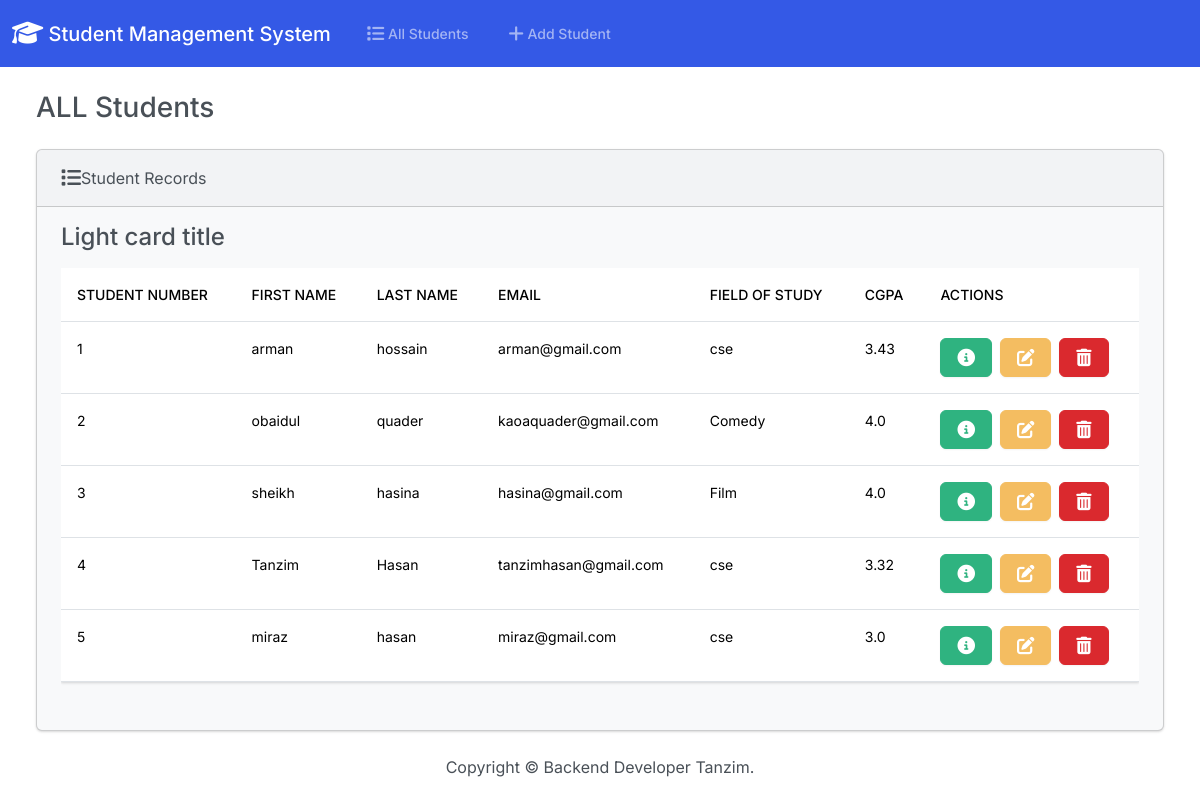
The page / on the database its author committed.
### student_app/models.py (models this page shows)
class Student(models.Model):
    student_number = models.PositiveIntegerField()
    first_name = models.CharField(max_length=50)
    last_name = models.CharField(max_length=50)
    email = models.EmailField(max_length=100)
    field_of_study = models.CharField(max_length=50)
    gpa = models.FloatField()

### student_app/views.py (the view)
# urls.py: path('',views.index,name ='index'),
def index(request):
  return render(request, 'index.html', {
    'students': Student.objects.all()
  })

### templates/index.html (shortened to what this page needs)
{% extends "base.html" %}
{% block body %}
<h3 class="m-4">ALL Students</h3>
<div class="row">
    <div class="col-12">
        {% if students %}
        <div class="card bg-light ms-4 me-4 mb-4">
            <div class="card-header">
                <i class="fa-solid fa-list fa-lg"></i>Student Records
            </div>
            <div class="card-body">
              <h4 class="card-title">Light card title</h4>
              <p class="card-text">
                <div class="table-responsive">
<table class="table table-hover">
<thead>
  <tr>
    <th scope="col">Student Number</th>
    <th scope="col">First Name</th>
    <th scope="col">Last Name</th>
    <th scope="col">Email</th>
    <th scope="col">Field of Study</th>
    <th scope="col">CGPA</th>
    <th scope="col">Actions</th>
  </tr>
</thead>
<tbody>
    {% for student in students %}
       <tr>
        <td>{{ student.student_number }}</td>
        <td>{{ student.first_name }}</td>
        <td>{{ student.last_name }}</td>
        <td>{{ student.email }}</td>
        <td>{{ student.field_of_study }}</td>
        <td>{{ student.gpa }}</td>
        <td>
            <button type="button"class="btn btn-success me-1"href="{% url 'view_student' student.id %}"data-bs-toggle="modal"data-bs-target="#myModal{{student.id}}">
            </button>
             <a class="btn btn-warning me-1" href="{% url 'edit' student.id %}">
             </a>
             <button type="button" class="btn btn-danger" data-bs-toggle="modal" data-bs-target="#delete{{student.id}}">
            </button>
        </td>
     </tr>
    {% endfor %}
</tbody>
</table>
                </div>
              </p>
            </div>
          </div>
        {% else %}
            <h5 class="card alert alert-primary ms-4 me-4">No Student Records</h5>
        {% endif %}
    </div>
</div>
{% endblock %}

### templates/base.html (shortened to what this page needs)
{% load static %}
<!DOCTYPE html>
<html lang="en">
<head>
    <link rel="stylesheet" href="https://cdnjs.cloudflare.com/ajax/libs/font-awesome/6.7.1/css/all.min.css"/>
    <link rel="stylesheet" href="{% static 'bootstrap.min.css' %}">
<body class="d-flex flex-column min-vh-100">
    <nav class="navbar navbar-expand-lg bg-primary" data-bs-theme="dark">
        <div class="container-fluid">
            <a class="navbar-brand" href="{% url 'index' %}">
                <i class="fa-solid fa-graduation-cap fa-lg"></i>
                Student Management System</a>
            <div class="collapse navbar-collapse" id="navbarColor01">
                <ul class="navbar-nav me-auto">
                    <li class="nav-item">
                        <a class="nav-link" href="{% url 'index' %}">
                            All Students</a>
                    </li>
                    <li class="nav-item">
                        <a class="nav-link" href="{% url 'add' %}">
                            Add Student</a>
                    </li>
                </ul>
            </div>
        </div>
    </nav>
    <div class="container-fluid">
        {% block body %}
        {% endblock %}
   </div>
  <footer class="mt-auto mb-4">
    <div class="text-center">
        <span>
            Copyright &copy; <script>document.write(new Date().getfullyear())</script>Backend Developer Tanzim.
        </span>
    </div>
</footer>
</body>
</head>
</html>

### rows shown on the page
Student: student_number "1", first_name "arman", last_name "hossain", email "arman@gmail.com", field_of_study "cse", gpa "3.43"
Student: student_number "2", first_name "obaidul", last_name "quader", email "kaoaquader@gmail.com", field_of_study "Comedy", gpa "4.0"
Student: student_number "3", first_name "sheikh", last_name "hasina", email "hasina@gmail.com", field_of_study "Film", gpa "4.0"
Student: student_number "4", first_name "Tanzim", last_name "Hasan", email "tanzimhasan@gmail.com", field_of_study "cse", gpa "3.32"
Student: student_number "5", first_name "miraz", last_name "hasan", email "miraz@gmail.com", field_of_study "cse", gpa "3.0"
